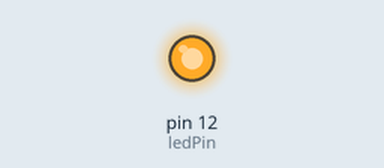
Recording of a sketch running on a simulated Arduino Uno, built with avr-gcc and run on an emulated ATmega328P. On the bench: output pins drawn as LEDs (lit = HIGH).

Above: at 1.65 s.
At 5.2 s:
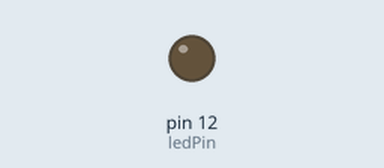
Timing chart, 0 to 13.0 s (numbered marks = the images above):
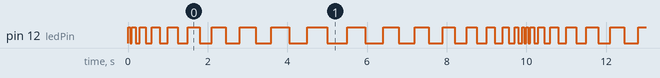

The sketch:

1.1.2.ino
```cpp
const int ledPin = 12;
int delay_time=50;
void setup() {
  pinMode(ledPin, OUTPUT);
  Serial.begin(9600);
}

void loop() {
  blinkDot();
}


void blinkDot() {

while(delay_time<500){
  // Serial.print(delay_time);
  // Serial.print("\n");

  digitalWrite(ledPin, HIGH);
  delay(delay_time);
  digitalWrite(ledPin, LOW);
  delay(delay_time);
  delay_time+=50;

}
while(delay_time>0){
  // Serial.print(delay_time);
  // Serial.print("\n");

 digitalWrite(ledPin, HIGH);
  delay(delay_time);
  digitalWrite(ledPin, LOW);
  delay(delay_time);
  delay_time-=50;


}
}
```

Measured:
- by itself, pin 12 (ledPin): moves between LOW and HIGH, repeating every 10.0 s
- by itself, everything shown: repeats every 10.0 s, in 38 steps
